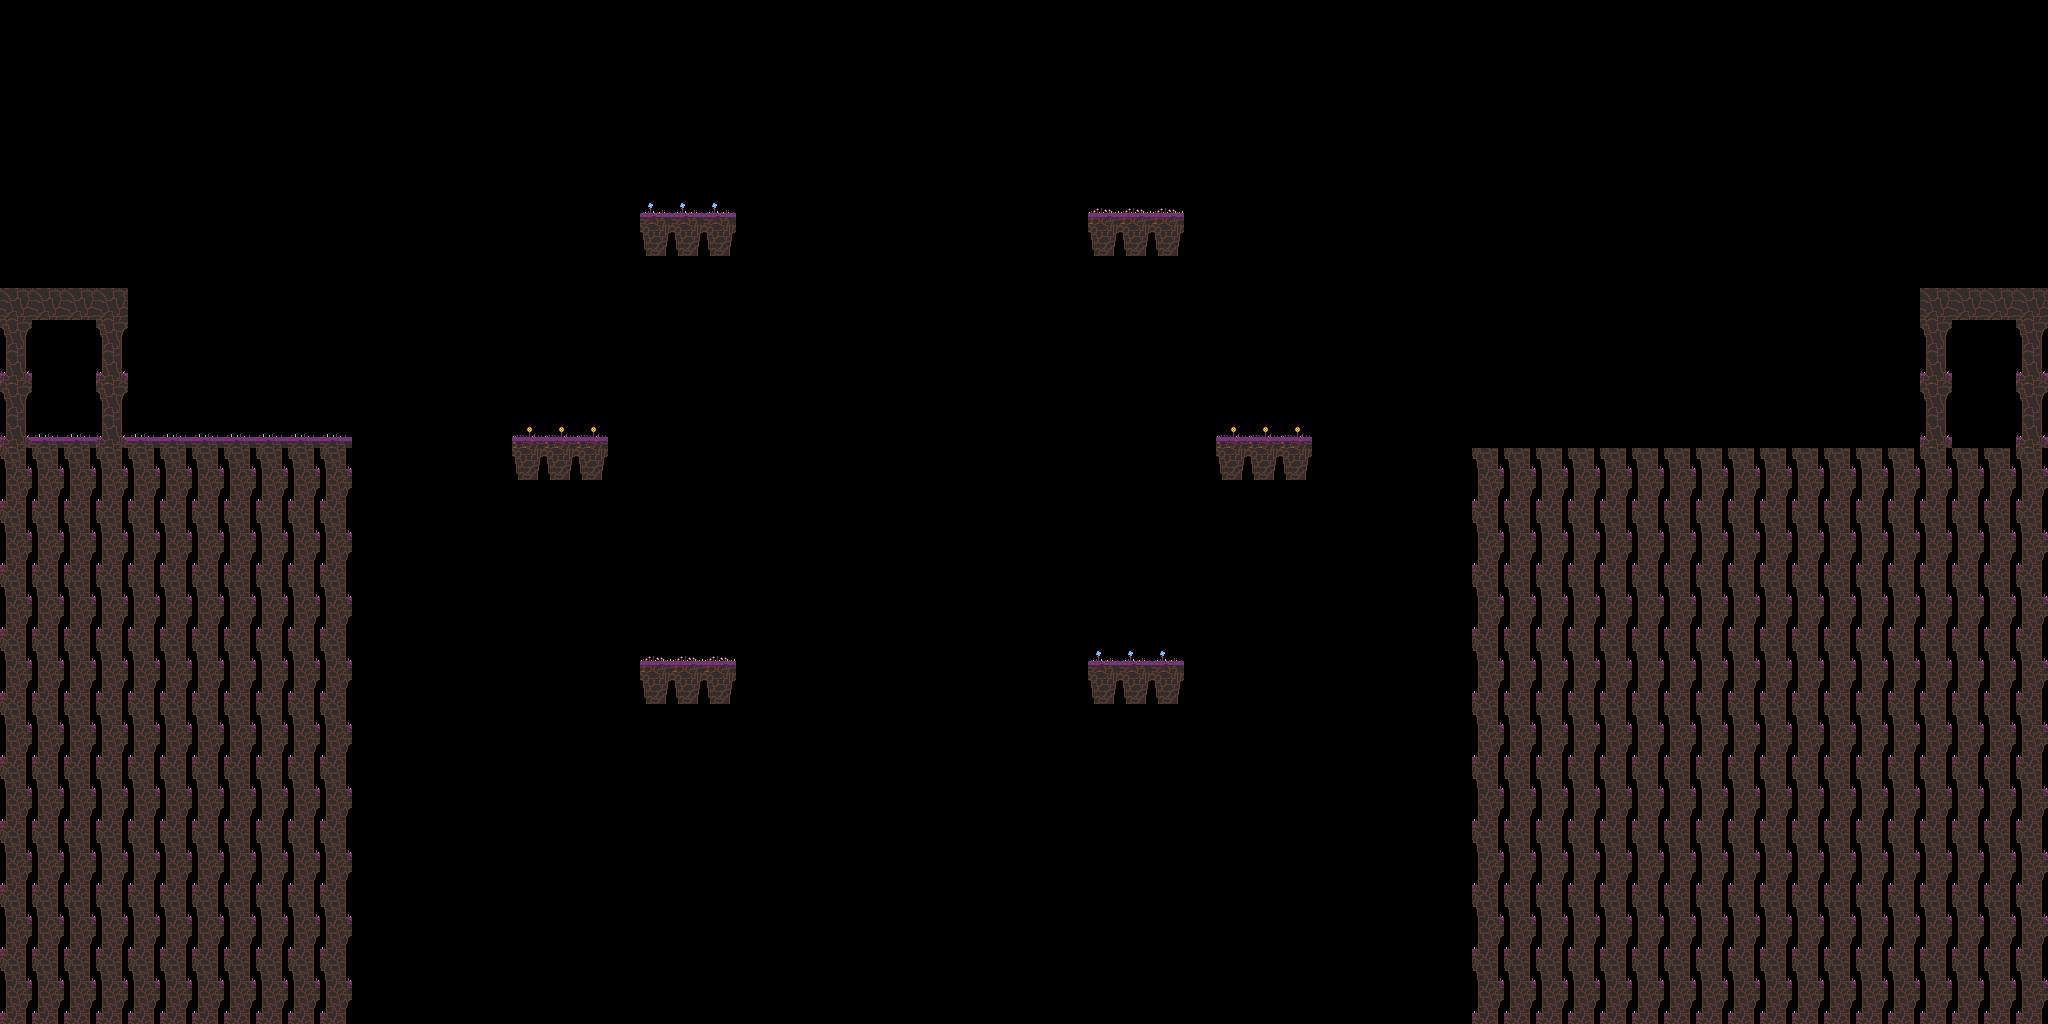

The image is a tile-based game level rendered from a .tmx file. Its description and source (layers, tilesets, objects; grid data summarised) follow:
An orthogonal 64x32 tile map with 32x32 px tiles, 2 tile layers (Capa de patrones 1, Capa de patrones 2) and 7 objects (3x dialog, boss, teleport, start, end).

<map version="1.4" tiledversion="1.4.1" orientation="orthogonal" renderorder="right-down" width="64" height="32" tilewidth="32" tileheight="32" infinite="0" nextlayerid="4" nextobjectid="10">
 <tileset firstgid="1" name="level1b" tilewidth="32" tileheight="32" tilecount="135" columns="9">
  <image source="level1b.png" width="288" height="480" />
 </tileset>
 <layer id="1" name="Capa de patrones 1" width="64" height="32" tintcolor="#432d41">
  <data>[2048 cells, 548 non-empty, 5 distinct tile ids]</data>
 </layer>
 <objectgroup id="2" name="Capa de Objetos 1">
  <object id="2" type="boss" x="820" y="286" width="176" height="342" />
  <object id="3" type="teleport" x="360" y="864" width="1110" height="160" />
  <object id="4" type="dialog" x="125.667" y="350.333" width="69" height="86">
   <properties>
    <property name="text" value="This must be the witch lair" />
   </properties>
  </object>
  <object id="5" type="start" x="32.6667" y="353.667" width="63" height="82.3333" />
  <object id="6" type="end" x="1950.96" y="351.199" width="65.679" height="85.3256" rotation="359.956">
   <properties>
    <property name="goTo" value="endScreen" />
   </properties>
  </object>
  <object id="7" type="dialog" x="1639.33" y="343" width="84" height="99">
   <properties>
    <property name="text" value="She...is not here" />
   </properties>
  </object>
  <object id="8" type="dialog" x="1758.67" y="341.667" width="111" height="94">
   <properties>
    <property name="text">I will free you, Madoka.
Even if I have to go 
to hell and back.</property>
   </properties>
  </object>
 </objectgroup>
 <layer id="3" name="Capa de patrones 2" width="64" height="32" tintcolor="#372739">
  <properties>
   <property name="cCol" value="" />
  </properties>
  <data>[2048 cells, 43 non-empty, 7 distinct tile ids]</data>
 </layer>
</map>
